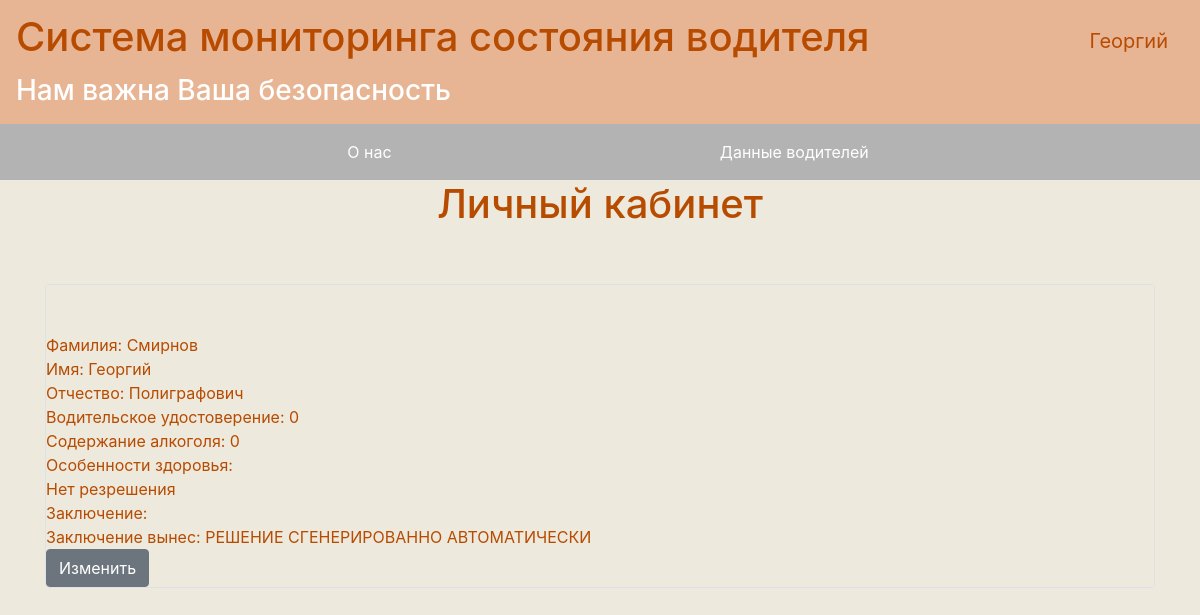
Page /lk (signed in) on the committed database.
### data/users1.py (models this page shows, shortened)
class User(SqlAlchemyBase, UserMixin):
    __tablename__ = 'users'
    id = sqlalchemy.Column(sqlalchemy.Integer, primary_key=True, autoincrement=True)
    surname = sqlalchemy.Column(sqlalchemy.String, nullable=True)
    name = sqlalchemy.Column(sqlalchemy.String, nullable=True)
    patronimic = sqlalchemy.Column(sqlalchemy.String, nullable=True)
    email = sqlalchemy.Column(sqlalchemy.String, index=True, unique=True, nullable=True)
    hashed_password = sqlalchemy.Column(sqlalchemy.String, nullable=True)
    age = sqlalchemy.Column(sqlalchemy.Integer, nullable=True)
    pressure = sqlalchemy.Column(sqlalchemy.Integer, nullable=True, default=0)
    pulse = sqlalchemy.Column(sqlalchemy.Integer, nullable=True, default=0)
    temperature = sqlalchemy.Column(sqlalchemy.String, nullable=True, default='0')
    reaction = sqlalchemy.Column(sqlalchemy.String, nullable=True, default='0')
    sobriety = sqlalchemy.Column(sqlalchemy.String, nullable=True, default='0')
    work_experience = sqlalchemy.Column(sqlalchemy.Integer, nullable=True)
    driver_license = sqlalchemy.Column(sqlalchemy.Integer, nullable=True)
    doctor_comment = sqlalchemy.Column(sqlalchemy.Text, nullable=True, default='')
    comment = sqlalchemy.Column(sqlalchemy.Text, nullable=True, default='')
    is_ready = sqlalchemy.Column(sqlalchemy.Boolean, nullable=True, default=0)
    doctor_id = sqlalchemy.Column(sqlalchemy.Integer, nullable=True, default=0)
    is_doctor = sqlalchemy.Column(sqlalchemy.Boolean, nullable=True, default=1)

### main.py (the view)
@app.route('/lk')
def user_information():
    session = db_session.create_session()
    user = session.query(User).filter(User.id == current_user.id).first()
    session = db_session.create_session()
    doctor = session.query(User).filter(User.id == user.doctor_id).first()
    return render_template('lk.html', title='lk', user=user, doctor=doctor)

### data/db_session.py (called while the page is built)
def create_session() -> Session:
    global __factory
    return __factory()

### main.py (called while the page is built)
@login_manager.user_loader
def load_user(user_id):
    session = db_session.create_session()
    return session.query(User).get(user_id)

### templates/lk.html (shortened to what this page needs)
{% extends "base.html" %}
{% block content %}
<h1 style="color:#b74b00;" align="center">Личный кабинет</h1>
<br></br>
<div class="col-md6 border rounded">
    <br></br>
    <div style="color:#b74b00;">
        Фамилия: {{user.surname}}<br>
        Имя: {{user.name}}<br>
        Отчество: {{user.patronimic}}<br>
        Водительское удостоверение: {{user.driver_license}}<br>
        Содержание алкоголя: {{user.sobriety}}<br>
        Особенности здоровья: {{user.comment}}<br>
        {% if user.is_ready %}
        Разрешение получено<br>
        {% else %}
        Нет резрешения<br>
        {% endif %}
        Заключение: {{user.doctor_comment}}<br>
        Заключение вынес: {{doctor.surname}} {{doctor.name}} {{doctor.patronimic}}<br>
    </div>
    <div>
        <a  \ href="/change_information"  class="btn btn-secondary">Изменить</a>
    </div>
    </div>
<br></br>
{% endblock %}

### templates/base.html (shortened to what this page needs)
<!doctype html>
<html lang="en">
<head>
    <link rel="stylesheet"
          href="https://stackpath.bootstrapcdn.com/bootstrap/4.4.1/css/bootstrap.min.css"
>
    <link rel="stylesheet" type="text/css" href="static/css/style_table.css">
    <link rel="stylesheet" type="text/css" href="static/css/style_body.css">
</head>
<body>
    <header>
    <nav class="navbar navbar-light" style="background-color: #e8b594;">
        <a class="navbar-brand" href="#">
            <h1 style="color:#b74b00;">Система мониторинга состояния водителя</h1>
        {% if current_user.is_authenticated %}
                <a class="navbar-brand" href="/logout" style="color:#b74b00;">{{ current_user.name }}</a>
            {% else %}
                <p>
                    <a class="btn btn-danger" style="background:#b74b00;" href="/register/1">Register drivers</a>
                    <a class="btn btn-danger" style="background:#b74b00;" href="/register/0">Register doctor</a>
                    <a class="btn btn-danger" style="background:#b74b00;" href="/login">Login</a>
                </p>
            {% endif %}
            <h3 style="color:white;">Нам важна Ваша безопасность</h3>
        </a>
    </nav>
    <nav class="navbar navbar-light" style="background-color: #b3b3b3;">
        <a class="navbar-brand" href="#">
         <br>
            <a class="btn btn-link" style="color:white;" href="/index">О нас</a>
            {% if current_user.is_authenticated %}
            {% if (current_user.is_doctor == 0) %}
             <a class="btn btn-link" style="color:white;" href="/lk">Личный кабинет</a>
             <a class="btn btn-link" style="color:white;" href="/reaction">Проверка концентрации (beta)</a>
            {% else %}
             <a class="btn btn-link" style="color:white;" href="/drivers">Данные водителей</a>
            {% endif %}
            {% endif %}
        </a>
    </nav>
    </header>
        <main role="main" class="container">
            {% block content %}{% endblock %}
        </main>
</body>
</html>

### static/css/style_body.css (style rules this page uses)
body { background-color: #ede9dd; }
h1 { color: #b74b00; }
h3 { color: #b74b00; }

### templates/base.html (style rules this page uses)
body { background-color: #ede9dd; }

### templates/lk.html (style rules this page uses)
body { background-color: #ede9dd; }

### rows in the picture
User: name "Георгий", surname "Смирнов", patronimic "Полиграфович", driver_license "0", sobriety "0"
User: surname "РЕШЕНИЕ", name "СГЕНЕРИРОВАННО", patronimic "АВТОМАТИЧЕСКИ"
